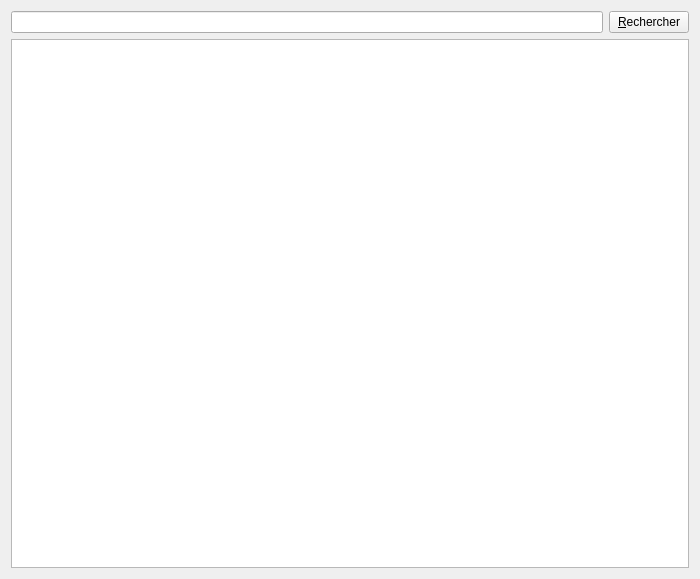
<?xml version="1.0" encoding="UTF-8"?>
<ui version="4.0">
 <class>frmDisqueLocal</class>
 <widget class="QWidget" name="frmDisqueLocal">
  <property name="geometry">
   <rect>
    <x>0</x>
    <y>0</y>
    <width>700</width>
    <height>579</height>
   </rect>
  </property>
  <property name="windowTitle">
   <string>Form</string>
  </property>
  <layout class="QGridLayout" name="gridLayout">
   <item row="0" column="0">
    <widget class="QLineEdit" name="leRecherche">
     <property name="text">
      <string/>
     </property>
    </widget>
   </item>
   <item row="0" column="1">
    <widget class="QPushButton" name="btnRecherche">
     <property name="text">
      <string>&amp;Rechercher</string>
     </property>
    </widget>
   </item>
   <item row="1" column="0" colspan="2">
    <widget class="QListWidget" name="lwSimple">
     <property name="editTriggers">
      <set>QAbstractItemView::NoEditTriggers</set>
     </property>
     <property name="iconSize">
      <size>
       <width>128</width>
       <height>128</height>
      </size>
     </property>
     <property name="verticalScrollMode">
      <enum>QAbstractItemView::ScrollPerPixel</enum>
     </property>
     <property name="movement">
      <enum>QListView::Free</enum>
     </property>
     <property name="flow">
      <enum>QListView::LeftToRight</enum>
     </property>
     <property name="isWrapping" stdset="0">
      <bool>true</bool>
     </property>
     <property name="resizeMode">
      <enum>QListView::Adjust</enum>
     </property>
     <property name="viewMode">
      <enum>QListView::IconMode</enum>
     </property>
     <property name="uniformItemSizes">
      <bool>false</bool>
     </property>
    </widget>
   </item>
  </layout>
 </widget>
 <resources/>
 <connections/>
</ui>
